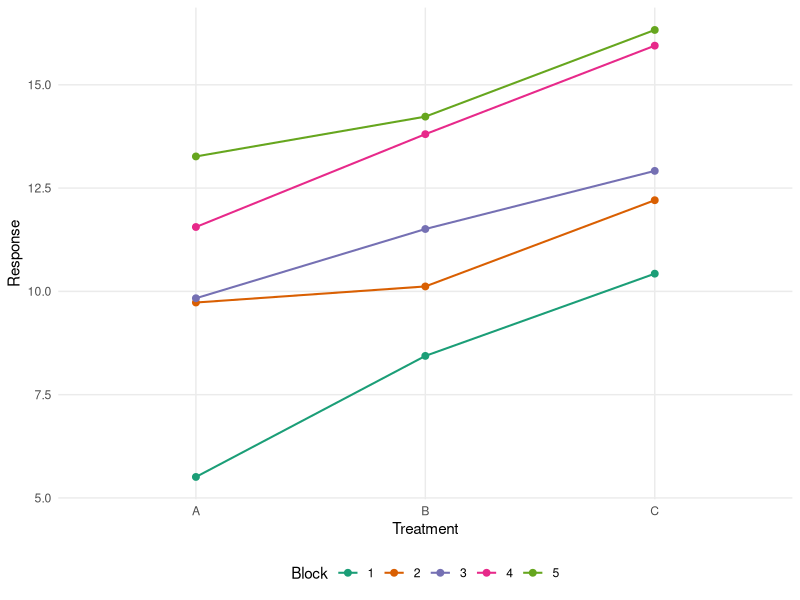
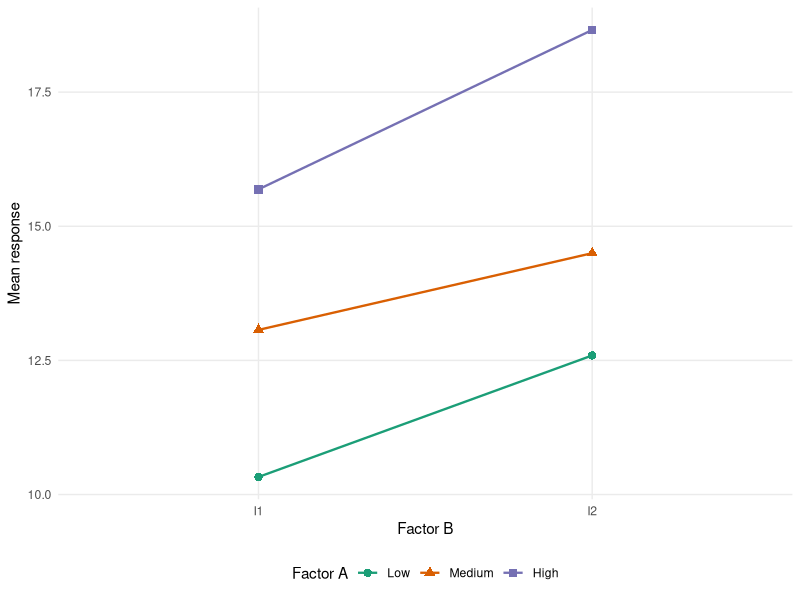
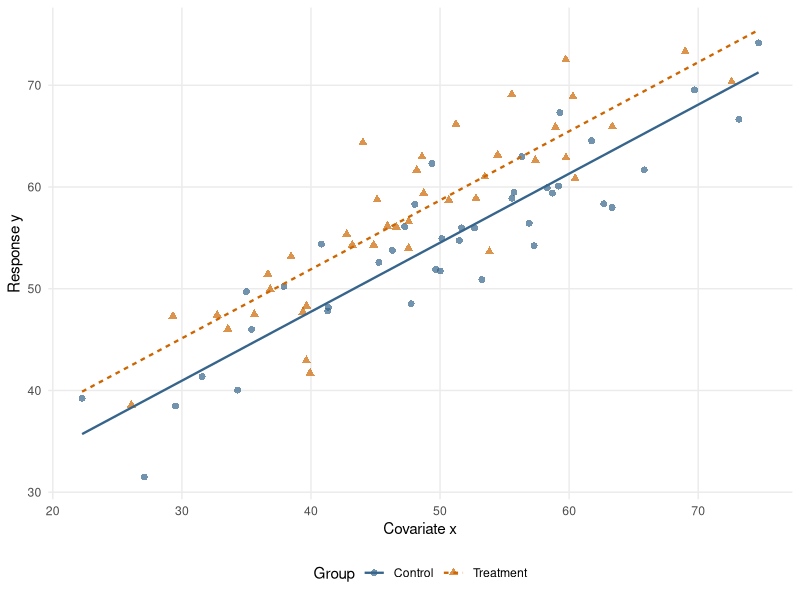

Reproduce these figures in R, in order.
## ---- chunk 1
library(ggplot2)
theme_set(theme_minimal(base_size = 11) +
            theme(legend.position = "bottom",
              panel.grid.minor = element_blank()))

set.seed(8561)
blocked <- data.frame(block = factor(rep(1:5, each = 3)),
                      unit = rep(1:3, 5))
# Randomize treatment labels among the three units in each block.
blocked$treatment <- factor(
  unlist(lapply(1:5, function(b) sample(c("A", "B", "C")))),
  levels = c("A", "B", "C"))
block_effect <- c(-3, -1, 0, 2, 4)
treatment_effect <- c(A = 0, B = 1.5, C = 3)
blocked$y <- 10 + block_effect[as.integer(blocked$block)] +
  treatment_effect[blocked$treatment] + rnorm(nrow(blocked), sd = 0.8)
fit_block_only <- lm(y ~ block, data = blocked)
fit_block_treatment <- lm(y ~ block + treatment, data = blocked)
anova(fit_block_only, fit_block_treatment)
## ---- chunk 2
#| label: fig-blocked-comparison
#| fig-cap: "Simulated responses within five blocks. Comparing treatments within the same block avoids attributing the large between-batch shifts to treatment. The connecting lines guide comparisons; the model does not assert a linear treatment scale."
#| fig-width: 6
#| fig-height: 4
ggplot(blocked, aes(treatment, y, group = block, colour = block)) +
  geom_line(linewidth = 0.7) +
  geom_point(size = 2) +
  scale_colour_brewer(palette = "Dark2") +
  labs(x = "Treatment", y = "Response", colour = "Block")
## ---- chunk 3
set.seed(8561)
group <- factor(rep(c("A", "B", "C"), each = 12))
mu <- c(A = 10, B = 13, C = 15)
y <- mu[group] + rnorm(length(group), sd = 2)

dat1 <- data.frame(y = y, group = group)
fit1 <- lm(y ~ group, data = dat1)

summary(fit1)
anova(fit1)
## ---- chunk 4
tapply(dat1$y, dat1$group, mean)
model.matrix(fit1)[1:10, ]
## ---- chunk 5
b <- coef(fit1)
V <- vcov(fit1)

# Under treatment coding with A as reference:
# mean_A = beta0
# mean_B = beta0 + beta_groupB
# mean_C = beta0 + beta_groupC

# Compare B and C
a <- c(0, 1, -1)
est <- sum(a * b)
se <- sqrt(t(a) %*% V %*% a)
t_stat <- est / se
df <- df.residual(fit1)
p_val <- 2 * pt(abs(t_stat), df = df, lower.tail = FALSE)

c(estimate = est, se = se, t = t_stat, p_value = p_val)
## ---- chunk 6
set.seed(8561)
A <- factor(rep(c("Low", "Medium", "High"), each = 16),
            levels = c("Low", "Medium", "High"))
B <- factor(rep(rep(c("I1", "I2"), each = 8), times = 3))

mean_table <- matrix(c(
  10, 12,
  13, 15,
  16, 20
), nrow = 3, byrow = TRUE)

mu2 <- numeric(length(A))
for (i in seq_along(mu2)) {
  mu2[i] <- mean_table[which(levels(A) == A[i]), which(levels(B) == B[i])]
}

y2 <- mu2 + rnorm(length(mu2), sd = 1.8)
dat2 <- data.frame(y = y2, A = A, B = B)
## ---- chunk 7
fit2_add <- lm(y ~ A + B, data = dat2)
fit2_int <- lm(y ~ A * B, data = dat2)

summary(fit2_add)
summary(fit2_int)
anova(fit2_add, fit2_int)
anova(fit2_int)
## ---- chunk 8
#| label: fig-factor-interaction
#| fig-cap: "Observed cell means by factors A and B. Nonparallel lines suggest that the difference between B levels varies across A levels."
cell_means <- aggregate(y ~ A + B, data = dat2, mean)
ggplot(cell_means, aes(B, y, group = A, colour = A, shape = A)) +
  geom_line(linewidth = 0.8) +
  geom_point(size = 2.5) +
  scale_colour_brewer(palette = "Dark2") +
  labs(x = "Factor B", y = "Mean response", colour = "Factor A",
    shape = "Factor A")
## ---- chunk 9
set.seed(8561)
n <- 80
group3 <- factor(rep(c("Control", "Treatment"), each = n / 2))
x <- rnorm(n, mean = 50, sd = 10)
y3 <- 20 + 0.7 * x + ifelse(group3 == "Treatment", 4, 0) + rnorm(n, sd = 4)

dat3 <- data.frame(y = y3, x = x, group = group3)
fit3 <- lm(y ~ x + group, data = dat3)
fit3_int <- lm(y ~ x * group, data = dat3)

summary(fit3)
summary(fit3_int)
anova(fit3, fit3_int)
## ---- chunk 10
#| label: fig-ancova-fitted-lines
#| fig-cap: "Observed responses and fitted parallel ANCOVA lines after adjusting for the continuous covariate."
ancova_grid <- expand.grid(x = seq(min(dat3$x), max(dat3$x),
  length.out = 100),
                           group = levels(dat3$group))
ancova_grid$fitted <- predict(fit3, newdata = ancova_grid)
ggplot(dat3, aes(x, y, colour = group)) +
  geom_point(aes(shape = group), alpha = 0.7, size = 2) +
  geom_line(data = ancova_grid, aes(y = fitted, linetype = group),
    linewidth = 0.8) +
  scale_colour_manual(values = c(Control = "steelblue4",
    Treatment = "darkorange3")) +
  labs(x = "Covariate x", y = "Response y", colour = "Group", shape = "Group",
       linetype = "Group")
